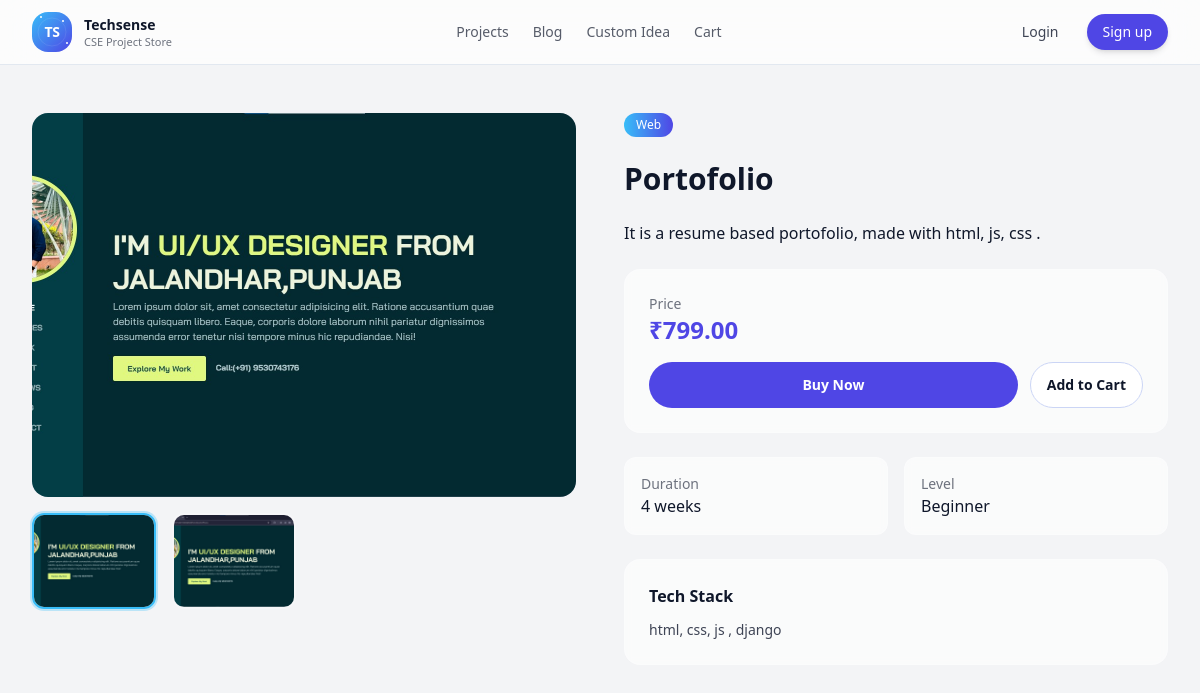
The app's page /projects/portofolio/ with its own data.
### store/models.py (models this page shows, shortened)
class Project(models.Model):
    CATEGORY_CHOICES = [
        ('web', 'Web Development'),
        ('ml', 'Machine Learning / AI'),
        ('desktop', 'Desktop Application'),
        ('mobile', 'Mobile App'),
        ('iot', 'IoT / Hardware'),
        ('other', 'Other'),
    ]
    LEVEL_CHOICES = [
        ('beginner', 'Beginner'),
        ('intermediate', 'Intermediate'),
        ('advanced', 'Advanced'),
    ]
    title = models.CharField(max_length=200)
    slug = models.SlugField(unique=True)
    short_description = models.CharField(max_length=300)
    description = models.TextField()
    tech_stack = models.CharField(max_length=200)
    category = models.CharField(max_length=20, choices=CATEGORY_CHOICES, default='web')
    level = models.CharField(max_length=20, choices=LEVEL_CHOICES, default='beginner')
    duration_weeks = models.PositiveIntegerField(default=4, help_text="Approx. time to complete (in weeks)")
    price = models.DecimalField(max_digits=8, decimal_places=2)
    thumbnail = models.ImageField(upload_to='thumbnails/', blank=True, null=True)
    project_file = models.FileField(upload_to='projects/', blank=True, null=True)
    created_at = models.DateTimeField(auto_now_add=True)
    is_active = models.BooleanField(default=True)
    is_featured = models.BooleanField(default=True)

class ProjectImage(models.Model):
    project = models.ForeignKey(
        Project,
        on_delete=models.CASCADE,
        related_name='images'
    )
    image = models.ImageField(upload_to='project_images/')
    caption = models.CharField(max_length=200, blank=True)

### store/views.py (the view)
# urls.py: path('projects/<slug:slug>/', views.project_detail, name='project_detail'),
def project_detail(request, slug):
    project = get_object_or_404(Project, slug=slug, is_active=True)
    extra_images = project.images.all()  # FK with related_name='images'
    return render(
        request,
        "store/project_detail.html",
        {"project": project, "extra_images": extra_images},
    )

### store/templates/store/project_detail.html (shortened to what this page needs)
{% extends "base.html" %}
{% load static %}
{% block content %}
<div class="min-h-screen">
  <div class="max-w-7xl mx-auto px-4 sm:px-6 lg:px-8 py-12">
    <div class="grid grid-cols-1 lg:grid-cols-2 gap-12 mb-16">
      <div>
        <div
          class="relative h-96 rounded-2xl overflow-hidden bg-gradient-to-br from-[#38BDF8]/10 to-[#4F46E5]/10 mb-4 cursor-zoom-in">
          {% if project.thumbnail %}
          <img src="{{ project.thumbnail.url }}" alt="{{ project.title }}"
               class="w-full h-full object-cover js-zoom-image"
               data-src="{{ project.thumbnail.url }}">
          {% endif %}
        </div>
        {% if project.thumbnail or extra_images %}
        <div class="grid grid-cols-4 gap-4">
          {% if project.thumbnail %}
          <button class="h-24 rounded-xl overflow-hidden border-2 border-[#38BDF8] ring-2 ring-[#38BDF8]/30">
            <img src="{{ project.thumbnail.url }}"
                 alt="{{ project.title }}"
                 class="w-full h-full object-cover js-zoom-image"
                 data-src="{{ project.thumbnail.url }}">
          </button>
          {% endif %}
          {% for img in extra_images %}
          <button
            class="h-24 rounded-xl overflow-hidden border-2 border-white/20 hover:border-[#38BDF8]/50 transition-all">
            <img src="{{ img.image.url }}"
                 alt="{{ img.caption|default:project.title }}"
                 class="w-full h-full object-cover js-zoom-image"
                 data-src="{{ img.image.url }}">
          </button>
          {% endfor %}
        </div>
        {% endif %}
      </div>
      <div>
        <div class="sticky top-24 space-y-6">
          <span class="inline-block px-3 py-1 bg-gradient-to-r from-[#38BDF8] to-[#4F46E5] text-white text-xs rounded-full">
            {{ project.category|capfirst }}
          </span>
          <h1 class="text-3xl font-semibold text-[#0F172A]">
            {{ project.title }}
          </h1>
          <p class="text-[#0F172A]/70">
            {{ project.description|linebreaks }}
          </p>
          <div class="bg-white/60 backdrop-blur-sm rounded-2xl p-6 border border-white/20">
            <span class="text-[#0F172A]/60 text-sm">Price</span>
            <p class="text-2xl font-semibold text-[#4F46E5] mb-4">
              ₹{{ project.price }}
            </p>
            <div class="flex gap-3">
              <a href="{% url 'store:buy_project' project.slug %}"
                 class="flex-1 inline-flex items-center justify-center px-4 py-3 rounded-full bg-[#4F46E5] text-white text-sm font-semibold hover:bg-[#4338CA] transition">
                Buy Now
              </a>
              <a href="{% url 'store:add_to_cart' project.slug %}"
                 class="inline-flex items-center justify-center px-4 py-3 rounded-full border border-[#CBD5F5] text-sm font-semibold text-[#0F172A] bg-white hover:bg-[#F9FAFB]">
                Add to Cart
              </a>
            </div>
          </div>
          <div class="grid grid-cols-2 gap-4">
            <div class="bg-white/60 backdrop-blur-sm rounded-xl p-4 border border-white/20">
              <p class="text-[#0F172A]/60 text-sm">Duration</p>
              <p class="text-[#0F172A] font-medium">
                {{ project.duration|default:"4 weeks" }}
              </p>
            </div>
            <div class="bg-white/60 backdrop-blur-sm rounded-xl p-4 border border-white/20">
              <p class="text-[#0F172A]/60 text-sm">Level</p>
              <p class="text-[#0F172A] font-medium">
                {{ project.level|capfirst }}
              </p>
            </div>
          </div>
          <div class="bg-white/60 backdrop-blur-sm rounded-2xl p-6 border border-white/20">
            <h3 class="text-[#0F172A] mb-3 font-semibold">Tech Stack</h3>
            <p class="text-sm text-[#0F172A]/80">
              {{ project.tech_stack }}
            </p>
          </div>
        </div>
      </div>
    </div>
  </div>
</div>
{% endblock %}

### store/static/css/style.css (style rules this page uses)
body { margin: 0; background: var(--background); color: var(--foreground); }
h1 { font-size: var(--text-2xl); font-weight: var(--font-weight-medium); line-height: 1.5; }
h3 { font-size: var(--text-lg); font-weight: var(--font-weight-medium); line-height: 1.5; }
h4, p, label, button, input { font-size: var(--text-base); font-weight: var(--font-weight-normal); line-height: 1.5; }
*[class*="border-"] { border-color: var(--border); }
* { transition: background-color 0.3s ease, border-color 0.3s ease, color 0.3s ease; }

### records on screen
Project: thumbnail (picture), category "Web", title "Portofolio", description "It is a resume based portofolio, made with html, js, css .", price "799.00", level "Beginner", tech_stack "html, css, js , django"
ProjectImage: image (picture)

### other values on screen
{{ project.duration|default:"4 weeks" }} "4 weeks"
